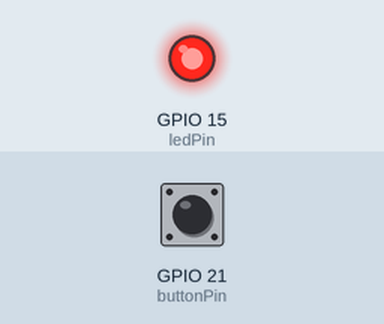
The sketch below on a simulated ESP32. Parts: output pins drawn as LEDs (lit = HIGH). The inputs (shaded band) are chosen by the test bench; at power-on: GPIO 21 (buttonPin) HIGH.

Above: at 1.2 s.
1.3 s: GPIO 21 (buttonPin) pulled LOW for 0.15 s
At 1.37 s:
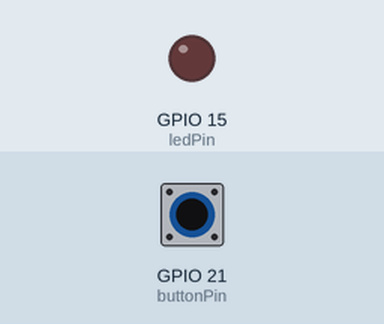
2.9 s: GPIO 21 (buttonPin) pulled LOW for 3.2 s
At 7.2 s:
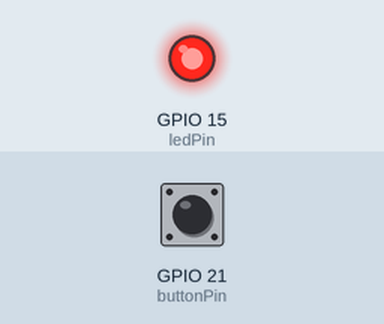
Timing chart, 0 to 8.7 s (numbered marks = the images above; inputs shaded):
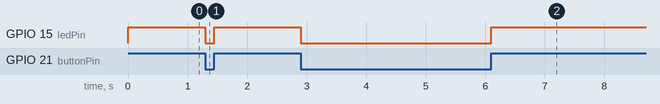

Measured:
- after the input at 1.3 s, GPIO 15 (ledPin): HIGH → LOW at once, → HIGH 0.15 s later
- after the input at 2.9 s, GPIO 15 (ledPin): HIGH → LOW at once, → HIGH 3.2 s later

The sketch:

sketch.ino
```cpp
const int ledPin = 15;
const int buttonPin = 21;

int buttonState = 0;// variabel untuk menyimpan status tombol

void setup() {
  pinMode(ledPin, OUTPUT);
  pinMode(buttonPin, INPUT);
}

void loop() {
  buttonState = digitalRead(buttonPin);// baca status tombol

  if (buttonState == HIGH) {
    digitalWrite(ledPin, HIGH);// hidupkan LED
    } else {
    digitalWrite(ledPin, LOW);// matikan LED
  }
}
```
